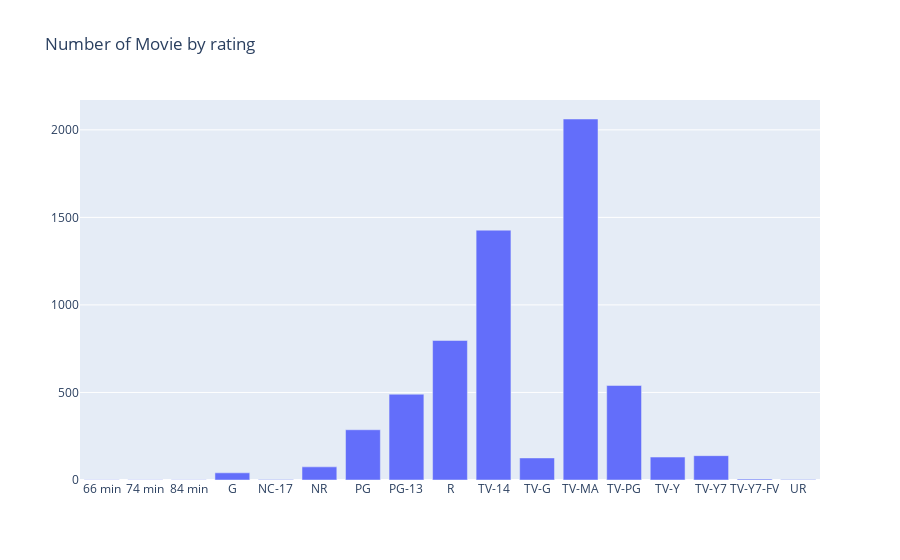
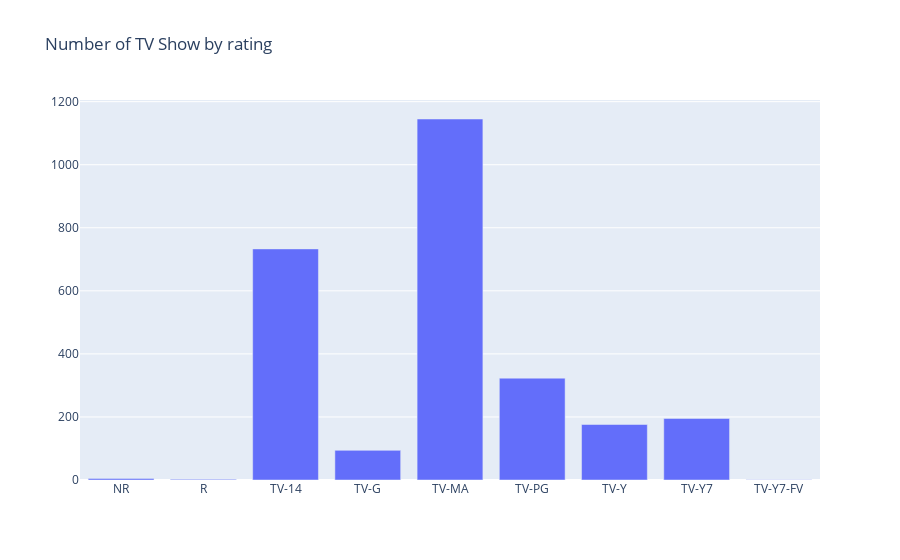

The code cell stored with these charts, in order, in its notebook:
### Code cell
# Tạo widget cho loại phim
type_dropdown = widgets.Dropdown(
    options=['TV Show', 'Movie'],
    value='TV Show',
    description='Type:'
)

# Hàm xử lý 
def update_plot(change):
    type = type_dropdown.value
    filtered_df = df[df['type'] == type]
    rating_counts = filtered_df['rating'].value_counts()
    rating_counts = rating_counts.sort_index()
    fig = go.Figure()
    fig.add_trace(go.Bar(x=rating_counts.index, y=rating_counts.values))
    fig.update_layout(title='Number of {} by rating'.format(type))
    fig.show()


# Thiết lập kết nối giữa widget và hàm xử lý sự kiện
type_dropdown.observe(update_plot, 'value')

# Hiển thị widget và biểu đồ
display(type_dropdown)

### Figure 1 — Plotly figure (JSON) as saved in the notebook; plotly's stock layout.template omitted (floating-point values rounded to 4 significant figures)
{"data": [{"type": "bar", "x": ["66 min", "74 min", "84 min", "G", "NC-17", "NR", "PG", "PG-13", "R", "TV-14", "TV-G", "TV-MA", "TV-PG", "TV-Y", "TV-Y7", "TV-Y7-FV", "UR"], "y": [1, 1, 1, 41, 3, 75, 287, 490, 797, 1427, 126, 2062, 540, 131, 139, 5, 3]}], "layout": {"title": {"text": "Number of Movie by rating"}}}

### Figure 2 — Plotly figure (JSON) as saved in the notebook; plotly's stock layout.template omitted (floating-point values rounded to 4 significant figures)
{"data": [{"type": "bar", "x": ["NR", "R", "TV-14", "TV-G", "TV-MA", "TV-PG", "TV-Y", "TV-Y7", "TV-Y7-FV"], "y": [5, 2, 733, 94, 1145, 323, 176, 195, 1]}], "layout": {"title": {"text": "Number of TV Show by rating"}}}
